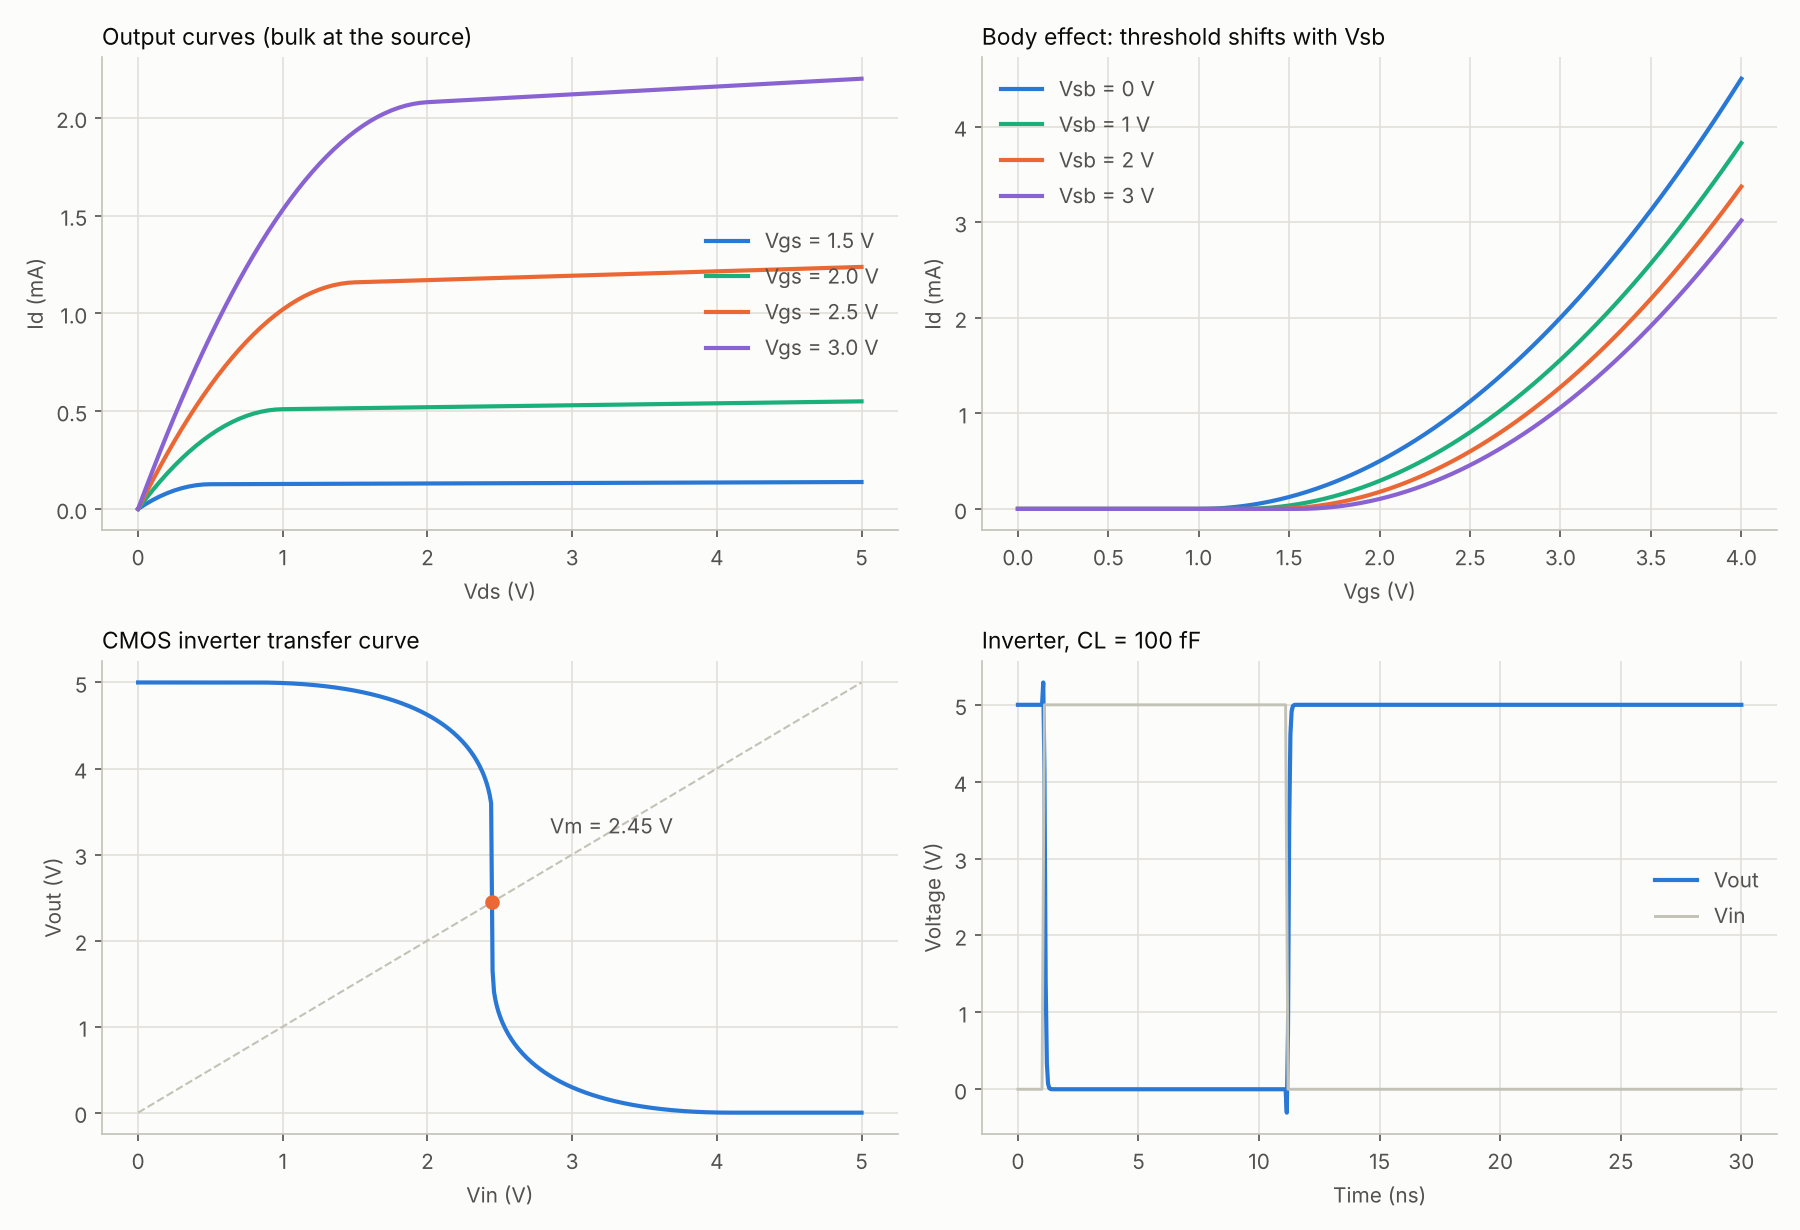

Reproduce this figure in Python.
#-------------------------------------------------------------------------------
# Name:        MOSFET4: 4-terminal MOSFET, body effect
# Created:     20/10/2026
# Copyright:   (c) PyAMS
# Licence:     free  "GPLv3"
#-------------------------------------------------------------------------------
# MOSFET4(d, g, s, b): level-1 MOSFET with the body effect
#       Vth = Vth0 + Gamma (sqrt(Phi - vbs) - sqrt(Phi))
# and the two bulk-junction diodes.  Checks:
#   1. drain current against an independent numpy implementation (N and P,
#      random bias points, triode / saturation / reverse operation, body bias)
#   2. threshold voltage measured from sqrt(Id) against Vsb  (body effect)
#   3. output and transfer curves (family in Vsb)
#   4. CMOS inverter: transfer curve and switching threshold Vm, with the bulks
#      on the rails
#   5. N-channel pass transistor: the high level is Vg - Vth(Vsb), not Vg - Vth0

import numpy as np
import matplotlib.pyplot as plt
from scipy.optimize import brentq
from pyams.lib import circuit
from pyams.models import DCVoltage, Resistor, Capacitor, MOSFET4, TrapezoidVoltage

Kp, W, L, VT0, LAM, GAM, PHI = 100e-6, 10e-6, 1e-6, 1.0, 0.02, 0.5, 0.7
BETA = Kp * W / L

# ---- independent reference (numpy) --------------------------------------------------------
def ref_id(vd, vg, vs, vb, typ=1, Vt0=VT0, lam=LAM, gam=GAM, phi=PHI, beta=BETA):
    k = typ
    vd, vg, vs, vb = k * vd, k * vg, k * vs, k * vb          # N-channel equivalent
    if vd < vs:                                              # swap source / drain
        vd, vs, sign = vs, vd, -1.0
    else:
        sign = 1.0
    vth = Vt0 + gam * (np.sqrt(max(phi - (vb - vs), 1e-3)) - np.sqrt(phi))
    vov, vds = (vg - vs) - vth, vd - vs
    if vov <= 0:
        i = 0.0
    elif vds < vov:
        i = beta * (vov * vds - vds ** 2 / 2) * (1 + lam * vds)
    else:
        i = beta / 2 * vov ** 2 * (1 + lam * vds)
    return k * sign * i

def bias(typ, vd, vg, vs, vb):
    els = {}
    for nm, node, v in (("Vd", "d", vd), ("Vg", "g", vg), ("Vs", "s", vs), ("Vb", "b", vb)):
        els[nm] = DCVoltage(node, "0"); els[nm].setParams("Vdc=%.12gV" % v)
    M = MOSFET4("d", "g", "s", "b"); M.setParams("Type=%d" % typ); els["M"] = M
    c = circuit(); c.addElements(els); c.setOutPuts("M.Id"); c.analysis(mode="dc")
    return float(c.run()["M.Id"][0])

rng = np.random.default_rng(3)
worst = 0.0
for typ in (1, -1):
    for _ in range(150):
        vd, vg, vs, vb = rng.uniform(-3, 3, 4) * typ
        vb = min(vb, vs + 0.0) if typ == 1 else max(vb, vs)       # bulk not forward biased
        a, r = bias(typ, vd, vg, vs, vb), ref_id(vd, vg, vs, vb, typ)
        worst = max(worst, abs(a - r) / (abs(r) + 1e-9))
print("1) Id against the independent numpy model (300 random biases, N and P, both directions):")
print("   max relative difference %.1e" % worst)

# ---- 2. body effect: Vth from sqrt(Id) ------------------------------------------------------
print("2) body effect (Gamma = %g, Phi = %g V): Vth extracted from sqrt(Id) against Vsb" % (GAM, PHI))
vsb_list = [0.0, 1.0, 2.0, 3.0]
fam = {}
for vsb in vsb_list:
    Vg = DCVoltage("g", "0"); Vg.setParams("Vdc=0V")
    Vd = DCVoltage("d", "0"); Vd.setParams("Vdc=8V")
    Vs = DCVoltage("s", "0"); Vs.setParams("Vdc=%gV" % vsb)
    M = MOSFET4("d", "g", "s", "0"); M.setParams("Lambda=0")             # bulk at 0 V
    c = circuit(); c.addElements({"Vg": Vg, "Vd": Vd, "Vs": Vs, "M": M}); c.setOutPuts("M.Id")
    c.analysis(mode="dc", param="Vg.Vdc", start=vsb, stop=vsb + 4.0, step=0.05)
    r = c.run(); vgs = np.array(r["sweep"]) - vsb; idd = np.array(r["M.Id"])
    fam[vsb] = (vgs, idd)
    m = idd > 0.3 * idd.max()
    slope, icpt = np.polyfit(vgs[m], np.sqrt(idd[m]), 1)
    vth = -icpt / slope
    ref = VT0 + GAM * (np.sqrt(PHI + vsb) - np.sqrt(PHI))
    print("   Vsb = %.0f V : Vth = %.4f V (formula %.4f V) | sqrt(2 Id/beta) slope check %.4f (1.0 expected)"
          % (vsb, vth, ref, slope * np.sqrt(2 / BETA)))

# ---- 3. output curves --------------------------------------------------------------------------
Vgs_list = [1.5, 2.0, 2.5, 3.0]
out = {}
for vgs in Vgs_list:
    Vg = DCVoltage("g", "0"); Vg.setParams("Vdc=%gV" % vgs)
    Vd = DCVoltage("d", "0"); Vd.setParams("Vdc=0V")
    M = MOSFET4("d", "g", "0", "0")
    c = circuit(); c.addElements({"Vg": Vg, "Vd": Vd, "M": M}); c.setOutPuts("M.Id")
    c.analysis(mode="dc", param="Vd.Vdc", start=0, stop=5, step=0.05)
    r = c.run(); out[vgs] = (np.array(r["sweep"]), np.array(r["M.Id"]))

# ---- 4. CMOS inverter ----------------------------------------------------------------------------
VDD = 5.0
def inverter(vin=None, cl=None):
    V = DCVoltage("vdd", "0"); V.setParams("Vdc=%gV" % VDD)
    vi = DCVoltage("in", "0") if vin is None else vin
    N = MOSFET4("out", "in", "0", "0"); N.setParams("Vth0=0.8 Kp=120e-6 W=10e-6 Lambda=0")
    P = MOSFET4("out", "in", "vdd", "vdd"); P.setParams("Type=-1 Vth0=0.9 Kp=60e-6 W=20e-6 Lambda=0")
    els = {"Vdd": V, "Vin": vi, "N": N, "P": P}
    if cl:
        C = Capacitor("out", "0"); C.setParams("C=%g" % cl); els["CL"] = C
    c = circuit(); c.addElements(els); c.setOutPuts("out")
    return c
ck = inverter(); ck.analysis(mode="dc", param="Vin.Vdc", start=0, stop=VDD, step=0.01)
r = ck.run(); vin, vout = np.array(r["sweep"]), np.array(r["out"])
Vm_sim = np.interp(0.0, (vout - vin)[::-1], vin[::-1])
bn, bp = 120e-6 * 10, 60e-6 * 20
rr = np.sqrt(bp / bn)
VtN = 0.8 + GAM * (np.sqrt(PHI) - np.sqrt(PHI))
Vm_ref = (0.8 + rr * (VDD - 0.9)) / (1 + rr)          # saturation of both, Lambda = 0, bulks on the sources
print("4) CMOS inverter (VDD = %g V): switching threshold Vm = %.3f V (formula %.3f V)" % (VDD, Vm_sim, Vm_ref))
print("   Vout(0) = %.3f V, Vout(VDD) = %.4f V; noise margins from the gain = -1 points:"
      % (vout[0], vout[-1]))
g = np.gradient(vout, vin); k1 = np.where(g <= -1)[0]
VIL, VIH = vin[k1[0]], vin[k1[-1]]
VOH, VOL = vout[0], vout[-1]
print("   VIL = %.3f V, VIH = %.3f V -> NML = %.3f V, NMH = %.3f V; max gain %.1f" % (VIL, VIH, VIL - VOL, VOH - VIH, -g.min()))
# transient with a load capacitor
vp = TrapezoidVoltage("in", "0"); vp.setParams("V0=0V V1=5V Td=1n Tr=0.1n Tw=10n Tf=0.1n T=30n")
ct = inverter(vp, 100e-15); ct.analysis(mode="tran", start=0, stop=30e-9, step=0.05e-9, adaptive=True, order=2)
rt = ct.run(); tt, vo = np.array(rt["time"]), np.array(rt["out"])
fall = tt[np.argmax(vo < 2.5)]; rise = tt[(tt > 11e-9) & (vo > 2.5)][0]
print("   transient, CL = 100 fF: Vout %.3f -> %.3f -> %.3f V; delay (50%% of the input edge to 50%% of the output) high-to-low %.3f ns, low-to-high %.3f ns"
      % (vo[0], vo[(tt > 8e-9) & (tt < 11e-9)].min(), vo[-1], (fall - 1.05e-9) * 1e9, (rise - 11.15e-9) * 1e9))

# ---- 5. N-channel pass transistor ---------------------------------------------------------------
Vg_ = 5.0
Vd = DCVoltage("d", "0"); Vd.setParams("Vdc=%gV" % Vg_)
Vgate = DCVoltage("g", "0"); Vgate.setParams("Vdc=%gV" % Vg_)
M = MOSFET4("d", "g", "o", "0"); M.setParams("Lambda=0")
Rl = Resistor("o", "0"); Rl.setParams("R=1e9")
c = circuit(); c.addElements({"Vd": Vd, "Vg": Vgate, "M": M, "Rl": Rl}); c.setOutPuts("o"); c.analysis(mode="dc")
vo4 = float(c.run()["o"][0])
# Vo = Vg - Vth(Vo) - vov, with  beta/2 vov^2 = Vo / Rload  (the 1 Gohm load needs a few mV of overdrive)
def f(v):
    vth = VT0 + GAM * (np.sqrt(PHI + v) - np.sqrt(PHI))
    vov = (Vg_ - v) - vth
    return 0.5 * BETA * max(vov, 0.0) ** 2 - v / 1e9
vref = brentq(f, 0, Vg_)
M3 = MOSFET4("d", "g", "o", "o"); M3.setParams("Lambda=0")
Rl3 = Resistor("o", "0"); Rl3.setParams("R=1e9")
c = circuit(); c.addElements({"Vd": DCVoltage("d", "0"), "Vg": DCVoltage("g", "0"), "M": M3, "Rl": Rl3})
c.elements["Vd"].setParams("Vdc=5V"); c.elements["Vg"].setParams("Vdc=5V")
c.setOutPuts("o"); c.analysis(mode="dc"); vo3 = float(c.run()["o"][0])
print("5) N-channel pass transistor, gate and drain at %g V: output %.4f V with the bulk grounded (%.4f V from beta/2 (Vg - Vo - Vth(Vo))^2 = Vo/Rload), "
      "%.4f V with the bulk tied to the source (Vg - Vth0 = %.1f V)" % (Vg_, vo4, vref, vo3, Vg_ - VT0))

# ---- figure -----------------------------------------------------------------------------------------
surface, ink, ink2, grid, axis_c = '#fcfcfb', '#0b0b0b', '#52514e', '#e1e0d9', '#c3c2b7'
cols = ['#2a78d6', '#1baf7a', '#eb6834', '#8a63d2']
fig, axs = plt.subplots(2, 2, figsize=(12, 8.2), facecolor=surface)
def style(ax):
    ax.set_facecolor(surface); ax.grid(color=grid, lw=0.8); ax.set_axisbelow(True)
    for s in ('top', 'right'): ax.spines[s].set_visible(False)
    for s in ('left', 'bottom'): ax.spines[s].set_color(axis_c)
    ax.tick_params(colors=ink2)
for ax in axs.ravel(): style(ax)
ax = axs[0, 0]
for vg, c in zip(Vgs_list, cols):
    ax.plot(out[vg][0], out[vg][1] * 1e3, color=c, lw=2, label='Vgs = %.1f V' % vg)
ax.set_xlabel('Vds (V)', color=ink2); ax.set_ylabel('Id (mA)', color=ink2); ax.legend(frameon=False, labelcolor=ink2, loc='center right')
ax.set_title('Output curves (bulk at the source)', loc='left', color=ink, fontsize=11)
ax = axs[0, 1]
for vsb, c in zip(vsb_list, cols):
    ax.plot(fam[vsb][0], fam[vsb][1] * 1e3, color=c, lw=2, label='Vsb = %.0f V' % vsb)
ax.set_xlabel('Vgs (V)', color=ink2); ax.set_ylabel('Id (mA)', color=ink2); ax.legend(frameon=False, labelcolor=ink2, loc='upper left')
ax.set_title('Body effect: threshold shifts with Vsb', loc='left', color=ink, fontsize=11)
ax = axs[1, 0]
ax.plot(vin, vout, color=cols[0], lw=2, label='Vout')
ax.plot(vin, vin, color=axis_c, lw=1, ls='--')
ax.plot([Vm_sim], [Vm_sim], 'o', color=cols[2]); ax.annotate('Vm = %.2f V' % Vm_sim, (Vm_sim, Vm_sim), xytext=(Vm_sim + 0.4, Vm_sim + 0.8), color=ink2)
ax.set_xlabel('Vin (V)', color=ink2); ax.set_ylabel('Vout (V)', color=ink2)
ax.set_title('CMOS inverter transfer curve', loc='left', color=ink, fontsize=11)
ax = axs[1, 1]
ax.plot(tt * 1e9, vo, color=cols[0], lw=2, label='Vout')
vin_t = np.interp(tt, [0, 1e-9, 1.1e-9, 11.1e-9, 11.2e-9, 30e-9], [0, 0, 5, 5, 0, 0])
ax.plot(tt * 1e9, vin_t, color=axis_c, lw=1.4, label='Vin')
ax.set_xlabel('Time (ns)', color=ink2); ax.set_ylabel('Voltage (V)', color=ink2); ax.legend(frameon=False, labelcolor=ink2)
ax.set_title('Inverter, CL = 100 fF', loc='left', color=ink, fontsize=11)
fig.tight_layout(); fig.savefig("mosfet4_examples.png", dpi=150, facecolor=surface)
